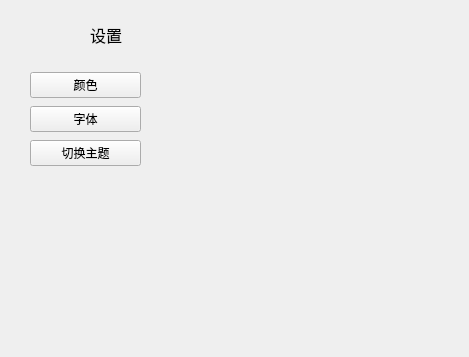
<?xml version="1.0" encoding="UTF-8"?>
<ui version="4.0">
 <class>Setup</class>
 <widget class="QWidget" name="Setup">
  <property name="geometry">
   <rect>
    <x>0</x>
    <y>0</y>
    <width>469</width>
    <height>357</height>
   </rect>
  </property>
  <property name="windowTitle">
   <string>Form</string>
  </property>
  <widget class="QLabel" name="label">
   <property name="geometry">
    <rect>
     <x>90</x>
     <y>10</y>
     <width>80</width>
     <height>50</height>
    </rect>
   </property>
   <property name="minimumSize">
    <size>
     <width>80</width>
     <height>50</height>
    </size>
   </property>
   <property name="font">
    <font>
     <pointsize>12</pointsize>
    </font>
   </property>
   <property name="text">
    <string>设置</string>
   </property>
  </widget>
  <widget class="QLabel" name="label_2">
   <property name="geometry">
    <rect>
     <x>20</x>
     <y>20</y>
     <width>61</width>
     <height>31</height>
    </rect>
   </property>
   <property name="styleSheet">
    <string notr="true">image: url(:/picture/3.jpg);</string>
   </property>
   <property name="text">
    <string/>
   </property>
  </widget>
  <widget class="QWidget" name="">
   <property name="geometry">
    <rect>
     <x>30</x>
     <y>70</y>
     <width>111</width>
     <height>101</height>
    </rect>
   </property>
   <layout class="QVBoxLayout" name="verticalLayout">
    <item>
     <widget class="QPushButton" name="btn1">
      <property name="text">
       <string>颜色</string>
      </property>
     </widget>
    </item>
    <item>
     <widget class="QPushButton" name="btn2">
      <property name="text">
       <string>字体</string>
      </property>
     </widget>
    </item>
    <item>
     <widget class="QPushButton" name="btn3">
      <property name="text">
       <string>切换主题</string>
      </property>
     </widget>
    </item>
   </layout>
  </widget>
 </widget>
 <resources/>
 <connections/>
</ui>
